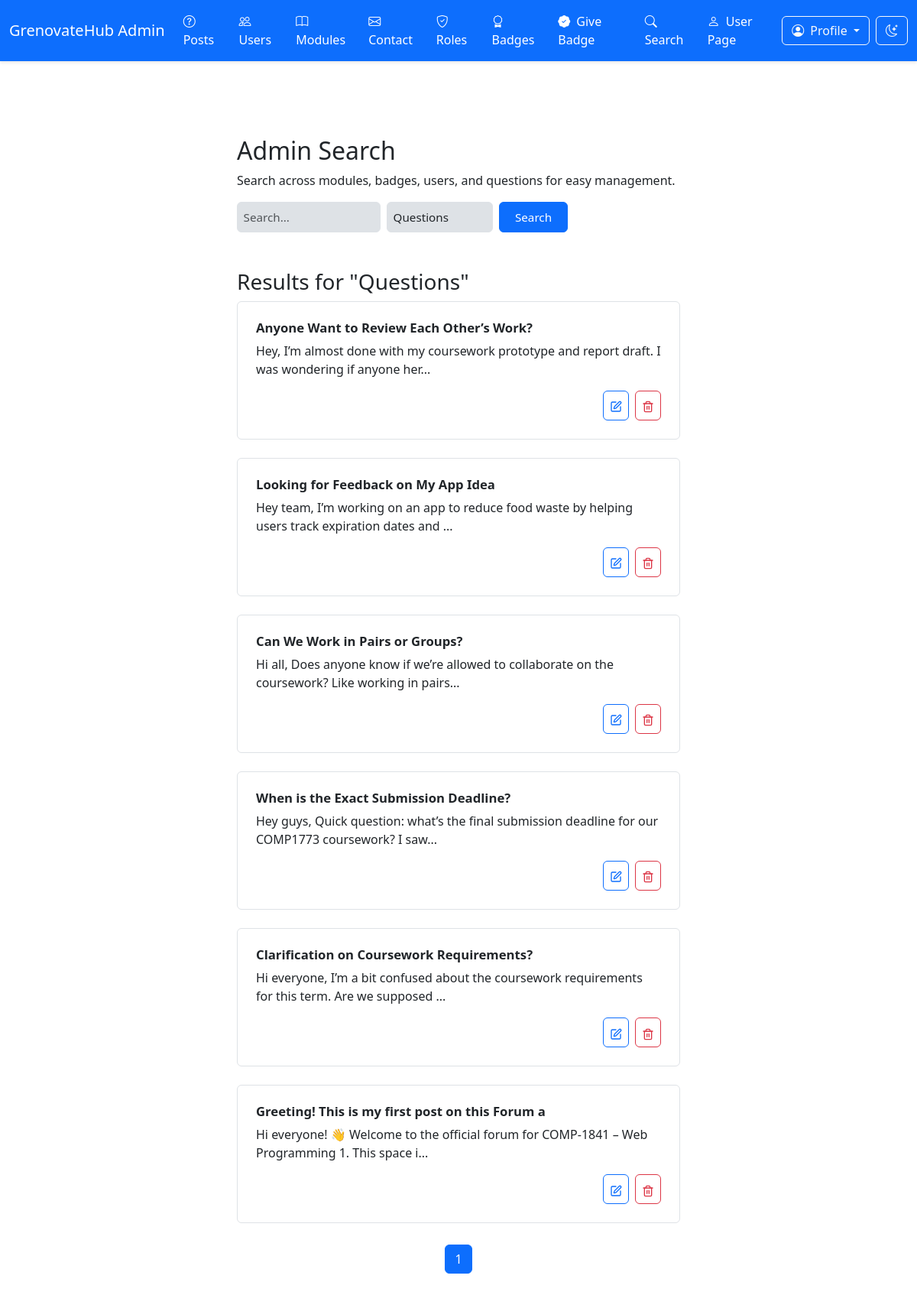
Screenshot of /web1-project-final/admin/search.php (signed in) with the database file from the repository.
### tables this page shows
CREATE TABLE `posts` (
  `ID` bigint(20) NOT NULL,
  `Title` varchar(255) NOT NULL,
  `Content` text NOT NULL,
  `Image` varchar(255) DEFAULT NULL,
  `AuthorID` bigint(20) DEFAULT NULL,
  `ModuleID` bigint(20) DEFAULT NULL,
  `DateCreated` timestamp NOT NULL DEFAULT current_timestamp()
);

### web1-project-final/admin/search.php (called while the page is built, shortened)
<?php
include_once '../includes/DatabaseConnection.php';
include_once '../includes/DatabaseFunction.php';
try {
    $perPage = 10;
    $page = isset($_GET['page']) && is_numeric($_GET['page']) ? (int)$_GET['page'] : 1;
    $offset = ($page - 1) * $perPage;
    $searchQuery = isset($_GET['q']) ? trim($_GET['q']) : '';
    $entityTypes = ['modules', 'badges', 'users', 'questions'];
    $entityType = isset($_GET['type']) && in_array($_GET['type'], $entityTypes) ? trim($_GET['type']) : 'questions';
    $results = searchAdminEntities($pdo, $entityType, $searchQuery, $perPage, $offset);
    $totalResults = countAdminSearchedEntities($pdo, $entityType, $searchQuery);
    $totalPages = ceil($totalResults / $perPage);
    include 'templates/search.html.php';
} catch (Exception $e) {
    $title = 'An error has occurred';
    $output = 'Error: ' . $e->getMessage();
}
include 'templates/layout.html.php';
?>

### web1-project-final/includes/DatabaseFunction.php (called while the page is built, shortened)
<?php
function query($pdo, $sql, $parameters = []) {
    $query = $pdo->prepare($sql);
    foreach ($parameters as $key => $value) {
        if (is_int($value)) {
            $query->bindValue($key, $value, PDO::PARAM_INT);
        } else if (is_bool($value)) {
            $query->bindValue($key, $value, PDO::PARAM_BOOL);
        } else if (is_null($value)) {
            $query->bindValue($key, $value, PDO::PARAM_NULL);
        } else {
            $query->bindValue($key, $value, PDO::PARAM_STR);
        }
    }
    $query->execute();
    return $query;
}
function fetchAll($pdo, $sql, $parameters = []) {
    $query = query($pdo, $sql, $parameters);
    return $query->fetchAll(PDO::FETCH_ASSOC);
}
function fetchColumn($pdo, $sql, $parameters = []) {
    $query = query($pdo, $sql, $parameters);
    return $query->fetchColumn();
}
function searchAdminEntities($pdo, $entityType, $searchQuery, $limit, $offset) {
    $queries = [
        'modules' => 'SELECT ID AS id, ModuleName AS name, Description AS description FROM modules WHERE ModuleName LIKE :searchQuery OR Description LIKE :searchQuery',
        'badges' => 'SELECT ID AS id, BadgeName AS name, Description AS description FROM badges WHERE BadgeName LIKE :searchQuery OR Description LIKE :searchQuery',
        'users' => 'SELECT ID AS id, Username AS name, Email AS email, Name AS full_name FROM users WHERE Username LIKE :searchQuery OR Email LIKE :searchQuery OR Name LIKE :searchQuery',
        'questions' => 'SELECT p.ID AS id, p.Title AS title, p.Content AS content, u.Username AS author, m.ModuleName AS module FROM posts p LEFT JOIN users u ON p.AuthorID = u.ID LEFT JOIN modules m ON p.ModuleID = m.ID WHERE p.Title LIKE :searchQuery OR p.Content LIKE :searchQuery OR u.Username LIKE :searchQuery OR m.ModuleName LIKE :searchQuery'
    ];
    $sql = $queries[$entityType] . ' ORDER BY id DESC LIMIT :limit OFFSET :offset';
    return fetchAll($pdo, $sql, [':searchQuery' => '%' . $searchQuery . '%', ':limit' => $limit, ':offset' => $offset]);
}
function countAdminSearchedEntities($pdo, $entityType, $searchQuery) {
    $countQueries = [
        'modules' => 'SELECT COUNT(*) FROM modules WHERE ModuleName LIKE :searchQuery OR Description LIKE :searchQuery',
        'badges' => 'SELECT COUNT(*) FROM badges WHERE BadgeName LIKE :searchQuery OR Description LIKE :searchQuery',
        'users' => 'SELECT COUNT(*) FROM users WHERE Username LIKE :searchQuery OR Email LIKE :searchQuery OR Name LIKE :searchQuery',
        'questions' => 'SELECT COUNT(*) FROM posts p LEFT JOIN users u ON p.AuthorID = u.ID LEFT JOIN modules m ON p.ModuleID = m.ID WHERE p.Title LIKE :searchQuery OR p.Content LIKE :searchQuery OR u.Username LIKE :searchQuery OR m.ModuleName LIKE :searchQuery'
    ];
    return fetchColumn($pdo, $countQueries[$entityType], [':searchQuery' => '%' . $searchQuery . '%']);
}

### web1-project-final/admin/templates/search.html.php (the view, shortened to what this page needs)
<div class="container mt-4">
    <div class="row mb-4">
        <div class="col-12">
            <h2>Admin Search</h2>
            <p>Search across modules, badges, users, and questions for easy management.</p>
            <form action="search.php" method="GET" class="mb-4">
                <div class="row g-2">
                    <div class="col-md-4">
                        <input
                            class="form-control s-input"
                            type="text"
                            name="q"
                            value="<?php echo htmlspecialchars($searchQuery); ?>"
                            placeholder="Search..."
                            aria-label="Search">
                    </div>
                    <div class="col-md-3">
                        <select
                            class="form-select s-input"
                            name="type"
                            id="typeSelect"
                            aria-label="Entity type filter">
                            <option value="questions" <?php echo $entityType === 'questions' ? 'selected' : ''; ?>>Questions</option>
                        </select>
                    </div>
                    <div class="col-md-2">
                        <button class="btn btn-primary s-btn w-100" type="submit">Search</button>
                    </div>
                </div>
            </form>
        </div>
    </div>
    <?php if (empty($results)): ?>
        <p>No results found for your query in "<?php echo ucfirst(htmlspecialchars($entityType)); ?>".</p>
    <?php else: ?>
        <h3>Results for "<?php echo ucfirst(htmlspecialchars($entityType)); ?>"</h3>
        <?php foreach ($results as $item): ?>
            <div class="row mb-4">
                <div class="col-12">
                    <div
                        class="card h-100"
                        style="border: 1px solid var(--border); border-radius: var(--radius); transition: transform 0.2s;">
                        <div class="card-body p-4 d-flex flex-column">
                            <?php if ($entityType === 'modules'): ?>
                                <h5 class="card-title"><?php echo htmlspecialchars($item['name']); ?></h5>
                                <p class="card-text"><?php echo htmlspecialchars($item['description'] ?? 'No description'); ?></p>
                                <div class="d-flex justify-content-end gap-2 mt-auto">
                                    <form action="edit_module.php" method="GET" class="d-inline">
                                        <input type="hidden" name="id" value="<?php echo htmlspecialchars($item['id']); ?>">
                                        <button type="submit" class="btn btn-sm btn-outline-primary" style="padding: 0.5rem; border-radius: var(--radius);" aria-label="Edit module">
                                            <svg xmlns="http://www.w3.org/2000/svg" width="16" height="16" viewBox="0 0 24 24" fill="none" stroke="currentColor" stroke-width="2" stroke-linecap="round" stroke-linejoin="round" class="lucide lucide-square-pen">
                                                <path d="M12 3H5a2 2 0 0 0-2 2v14a2 2 0 0 0 2 2h14a2 2 0 0 0 2-2v-7"></path>
                                                <path d="M18.375 2.625a1 1 0 0 1 3 3l-9.013 9.014a2 2 0 0 1-.853.505l-2.873.84a.5.5 0 0 1-.62-.62l.84-2.873a2 2 0 0 1 .506-.852z"></path>
                                            </svg>
                                        </button>
                                    </form>
                                    <form action="delete_module.php" method="POST" class="d-inline">
                                        <input type="hidden" name="id" value="<?php echo htmlspecialchars($item['id']); ?>">
                                        <button type="submit" class="btn btn-sm btn-outline-danger" style="padding: 0.5rem; border-radius: var(--radius);" aria-label="Delete module" onclick="return confirm('Are you sure you want to delete this module?');">
                                            <svg xmlns="http://www.w3.org/2000/svg" width="16" height="16" viewBox="0 0 24 24" fill="none" stroke="currentColor" stroke-width="2" stroke-linecap="round" stroke-linejoin="round" class="lucide lucide-trash2">
                                                <path d="M3 6h18"></path>
                                                <path d="M19 6v14c0 1-1 2-2 2H7c-1 0-2-1-2-2V6"></path>
                                                <path d="M8 6V4c0-1 1-2 2-2h4c1 0 2 1 2 2v2"></path>
                                                <line x1="10" x2="10" y1="11" y2="17"></line>
                                                <line x1="14" x2="14" y1="11" y2="17"></line>
                                            </svg>
                                        </button>
                                    </form>
                                </div>
                            <?php elseif ($entityType === 'questions'): ?>
                                <h5 class="card-title"><?php echo htmlspecialchars($item['title']); ?></h5>
                                <p class="card-text"><?php echo htmlspecialchars(substr($item['content'], 0, 100) . '...'); ?></p>
                                <div class="d-flex justify-content-end gap-2 mt-auto">
                                    <form action="edit_post.php" method="GET" class="d-inline">
                                        <button type="submit" class="btn btn-sm btn-outline-primary" style="padding: 0.5rem; border-radius: var(--radius);" aria-label="Edit post">
                                        </button>
                                    </form>
                                    <form action="delete_post.php" method="POST" class="d-inline">
                                        <button type="submit" class="btn btn-sm btn-outline-danger" style="padding: 0.5rem; border-radius: var(--radius);" aria-label="Delete post" onclick="return confirm('Are you sure you want to delete this question?');">
                                        </button>
                                    </form>
                                </div>
                            <?php endif; ?>
                        </div>
                    </div>
                </div>
            </div>
        <?php endforeach; ?>
        <div class="mt-4" style="text-align: center; margin-top: 20px;">
            <?php for ($i = 1; $i <= $totalPages; $i++): ?>
                <a
                    href="?page=<?= $i ?>&q=<?= urlencode($searchQuery) ?>&type=<?= $entityType ?>"
                    class="btn btn-outline-primary <?= $i == $page ? 'active' : '' ?>"
                    style="margin: 4px;"
                ><?= $i ?></a>
            <?php endfor; ?>
        </div>
    <?php endif; ?>
</div>

### web1-project-final/admin/index_admin.css (style rules this page uses)
:root { --primary: #0d6efd; --primary-foreground: #ffffff; --secondary: #6c757d; --secondary-foreground: #ffffff; --accent: #e9ecef; --accent-foreground: #212529; --background: #ffffff; --foreground: #212529; --card: #ffffff; --card-foreground: #212529; --border: #dee2e6; --input: #dee2e6; --ring: #0d6efd; --radius: 0.375rem; --font-family: system-ui, -apple-system, "Segoe UI", Roboto; }
body { font-family: var(--font-family); background-color: var(--background); color: var(--foreground); }
.card { background-color: var(--card); color: var(--card-foreground); border-color: var(--border); transition: transform 0.2s; }
.btn { border-radius: var(--radius); }
.form-control, .form-select { background-color: var(--input); border-color: var(--border); color: var(--foreground); }
.card-title { font-weight: 600; font-size: 1.045rem; white-space: nowrap; overflow: hidden; text-overflow: ellipsis; }
.card-text { display: -webkit-box; -webkit-line-clamp: 3; -webkit-box-orient: vertical; overflow: hidden; text-overflow: ellipsis; }
.container { max-width: 85vh; margin: 0 auto; padding: 25px; }
.s-input { width: 100%; padding: 7.6px; border: 1px solid var(--border); border-radius: var(--radius); background: var(--input); color: var(--foreground); font-size: 0.95rem; }
.s-btn { padding: 7.6px 15.2px; border-radius: var(--radius); cursor: pointer; font-size: 0.95rem; }
.btn-primary { background: var(--primary); color: var(--primary-foreground); border: 1px solid var(--primary); }
div a { text-decoration: none !important; }

### rows the page displays
posts: Title "Anyone Want to Review Each Other’s Work?", Content "Hey, I’m almost done with my coursework prototype and report draft. I was wondering if anyone her..."
posts: Title "Looking for Feedback on My App Idea", Content "Hey team, I’m working on an app to reduce food waste by helping users track expiration dates and ..."
posts: Title "Can We Work in Pairs or Groups?", Content "Hi all, Does anyone know if we’re allowed to collaborate on the coursework? Like working in pairs..."
posts: Title "When is the Exact Submission Deadline?", Content "Hey guys, Quick question: what’s the final submission deadline for our COMP1773 coursework? I saw..."
posts: Title "Clarification on Coursework Requirements?", Content "Hi everyone, I’m a bit confused about the coursework requirements for this term. Are we supposed ..."
posts: Title "Greeting! This is my first post on this Forum a", Content "Hi everyone! 👋 Welcome to the official forum for COMP-1841 – Web Programming 1. This space i..."

### other values shown
$entityType "Questions"
